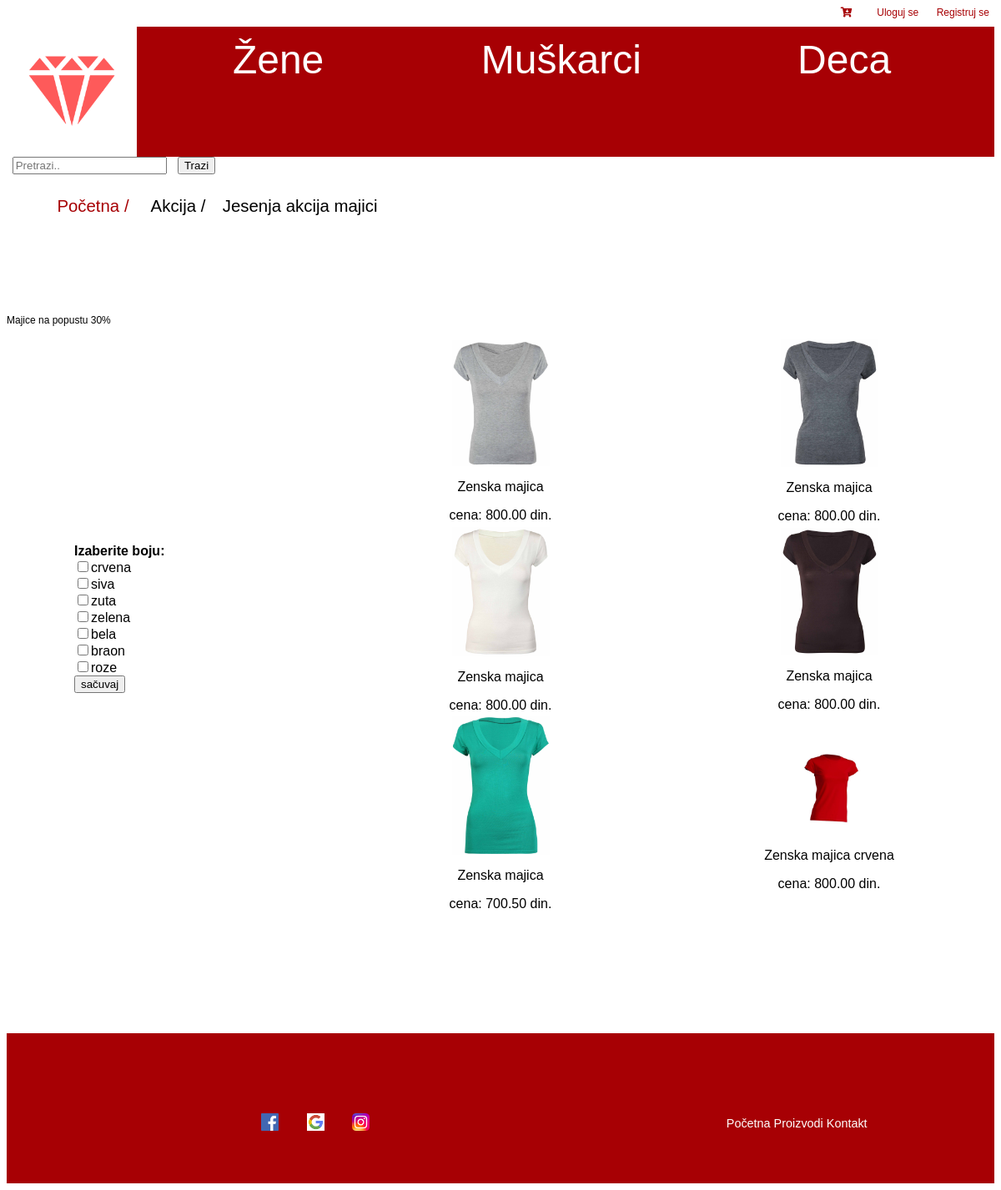
Page /?page=items&sale=1 on the committed database.
### tables this page shows
CREATE TABLE `sale` (
  `id_sale` int(11) NOT NULL,
  `name` varchar(255) NOT NULL,
  `description` varchar(255) NOT NULL,
  `image` varchar(255) DEFAULT NULL,
  `active` set('0','1') NOT NULL DEFAULT '1'
);

CREATE TABLE `color` (
  `id_color` int(11) NOT NULL,
  `color` varchar(25) NOT NULL
);

CREATE TABLE `item` (
  `id_item` int(11) NOT NULL,
  `name` varchar(25) NOT NULL,
  `price` decimal(10,2) NOT NULL,
  `id_color` int(11) NOT NULL,
  `description` varchar(255) NOT NULL,
  `image` varchar(255) DEFAULT NULL,
  `id_category_item` int(11) DEFAULT NULL,
  `id_type_item` int(11) DEFAULT NULL,
  `id_sale` int(11) DEFAULT NULL
);

### includes/items.php (the view, shortened to what this page needs)
<?php
function ispisi_tabelu() {
    global $a, $majca_boja;
    if(isset($_POST['boja'])){ispisi($a);}
    else {ispisi($majca_boja);}
}
function ispisi($a){
    global $link;
    $k=0;
    foreach($a as $b=>$m){
        foreach($m as $m1=>$m2){
            if (($k % 2 == 0) && ($k!=0)){
                    echo '</tr>';
                    echo '<tr>';
            }
            $item_sql = 'SELECT * FROM `item` WHERE `id_item` ='.$m2;
            $outcome = mysqli_query($link, $item_sql);
            $item = mysqli_fetch_assoc($outcome);
            echo '<td><a href="?page=item&i='.$item['id_item'].'"><img src="'.DIMAGES.$item['image'].'"></a><br><p>'.$item['name'].'</p>cena: '.$item['price'].' din.<p></td>';
            $k++;
        }
    }
}
function ispisi_checkbox() {
    global $a, $link;
    $colors = mysqli_query($link,  'SELECT * FROM `color`');
    $ispisano = false;
    if(isset($_POST['boja'])){
        foreach ($colors as $key1 => $value1) {
            foreach ($a as $key => $value)
                if($key == $value1['id_color']){
                    echo '<input type="checkbox" name="boja[]" value="'.$value1['id_color'].'" checked>'.$value1['color'].'<br>';
                    $ispisano = true;
                }
            if($ispisano != true)
                echo '<input type="checkbox" name="boja[]" value="'.$value1['id_color'].'">'.$value1['color'].'<br>';
            $ispisano = false;
        }
    } else {
        foreach ($colors as $key => $value)
        echo '<input type="checkbox" name="boja[]" value="'.$value['id_color'].'">'.$value['color'].'<br>';
    }
}
if (isset($_COOKIE['majca_boja']) && isset($_POST['boja']) && !isset($_POST['search'])){
    $majca_boja = unserialize($_COOKIE['majca_boja']);
    $a=[];
    for ($i=0;$i<count($_POST['boja']);$i++)
        foreach($majca_boja as $bm=>$majca)
            if ($_POST['boja'][$i]==$bm)
                    $a[$bm]=$majca;
    $rowspan = count($majca_boja);
} else if(isset($_GET['sale']) && is_numeric($_GET['sale'])){
    $outcome = mysqli_query($link, 'SELECT COUNT(`id_item`) AS `sum` FROM `item` WHERE `id_sale` = '.$_GET['sale']);
    $item = mysqli_fetch_assoc($outcome);
    $rowspan = $item['sum'];
} else {
    $majca_boja = unserialize($_COOKIE['majca_boja']);
     $rowspan = count($majca_boja);
}
?>
<div class="glavni">
    <?php if(isset($_GET['sale']) && is_numeric($_GET['sale'])):?>
        <p><?php
            $sale_sql="SELECT `description` FROM `sale` WHERE `id_sale`= ".$_GET['sale'];
            $sale = mysqli_fetch_assoc(mysqli_query($link, $sale_sql));
             echo $sale['description']?></p>
    <?php endif;?>
  <table>
    <tr>
        <td rowspan="<?=$rowspan ?>">
        <form class="levo" method="post">
           <b>Izaberite boju:</b><br>
           <?php ispisi_checkbox()?>
           <input type="submit" value="sačuvaj" >
        </form>
      </td>
      <?php if(isset($_POST['search']))  ispisi_search($_POST['search']) ;
      else ispisi_tabelu();?>
    </tr>
  </table>
</div>

### includes/breadcrumb.php (shortened to what this page needs)
<?php
$page = $_GET['page'] ?? '';
$f='';
if ($page == 'items'){
    if(isset($_GET['category']) && isset($_GET['type'])
            && is_numeric($_GET['category']) && is_numeric($_GET['type'])) {
        $category_item_sql = 'SELECT `category` FROM `category_item`  '
                .'WHERE `id_category_item` = '.$_GET['category'];
        $category_item = mysqli_fetch_assoc(mysqli_query($link, $category_item_sql));
        $type_item_sql = 'SELECT `type` FROM `type_item` WHERE `id_type_item` = '.$_GET['type'];
        $type_item = mysqli_fetch_assoc(mysqli_query($link, $type_item_sql));
        $f='<li>'.$category_item['category'].' /</li><li>'.$type_item['type'].'</li>';
    }else if(isset($_POST['search']) && $_POST['search'] !== '' ) {
        $f = '<li>Pretraga</li>';
    }else if (isset($_GET['sale']) && is_numeric($_GET['sale'])) {
        $sale_sql = 'SELECT  `name` FROM `sale` WHERE `id_sale` = '.$_GET['sale'];
        $sale = mysqli_fetch_assoc(mysqli_query($link, $sale_sql));
        $f = '<li>Akcija /</li><li>'.$sale['name'].'</li>';
    }else {
        $f = '';
    }
}
switch ($page) {
	case 'items' :
		$b = $f;
		break;
}
?>
<div class="breadcrumb" >
    <ul>
        <li><a href="./">Početna  /</a></li>
        <?php echo $b?>
    </ul>
</div>

### public/css/style.css (style rules this page uses)
body { font-size:12px; background: #ffffff; font-family: Arial; overflow: auto; }
.glavni { width:100%; margin-top: 10%; margin-bottom: 10%; }
.glavni table { width: 100%; text-align: center; display: inline-block; }
.glavni table tr { width: 33%; }
.glavni table img, .glavni table td { width: 30%; }
a { color: rgb(167, 0, 4); }
a:link { text-decoration: none; }
.breadcrumb { font-size: 1.7em; width: 100%; display: inline; }
.breadcrumb li { display: inline; margin-left: 1em; }
.breadcrumb ul { margin-top: 1em; }
.levo { text-align: left; padding-left: 20%; }

### rows in the picture
sale: name "Jesenja akcija majici", description "Majice na popustu 30%"
color: color "crvena"
color: color "siva"
color: color "zuta"
color: color "zelena"
color: color "bela"
color: color "braon"
color: color "roze"
item: image (picture), name "Zenska majica", price "800.00"
item: image (picture), name "Zenska majica", price "800.00"
item: image (picture), name "Zenska majica", price "800.00"
item: image (picture), name "Zenska majica", price "800.00"
item: image (picture), name "Zenska majica", price "700.50"
item: image (picture), name "Zenska majica crvena", price "800.00"
